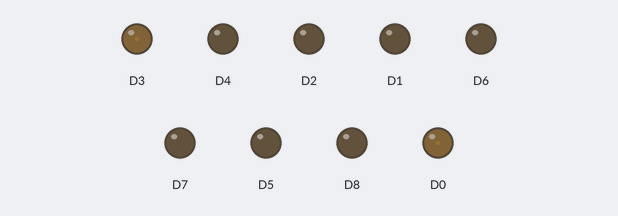
Recording of a sketch running on a simulated ESP8266 (NodeMCU). Parts: output pins drawn as LEDs (lit = HIGH).

Above: at 0.05 s.
At 2.15 s:
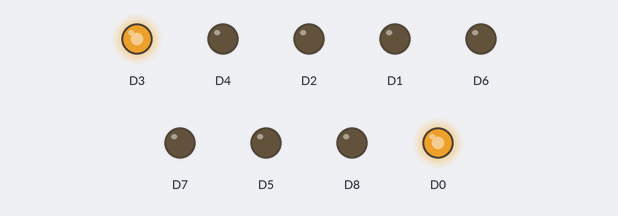
At 3.75 s:
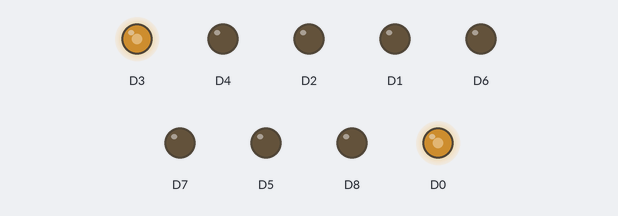
At 7.55 s:
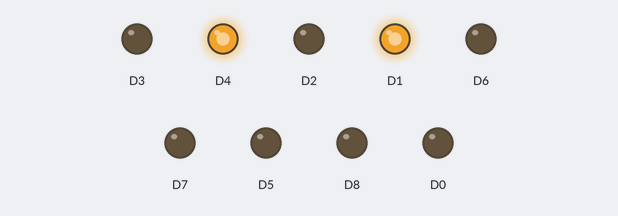
At 11.95 s:
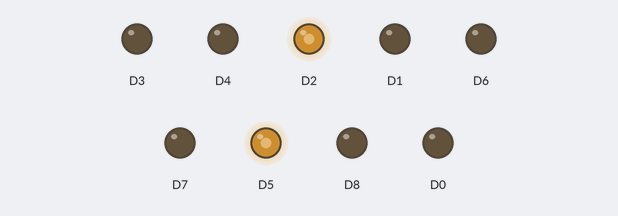
At 15.15 s:
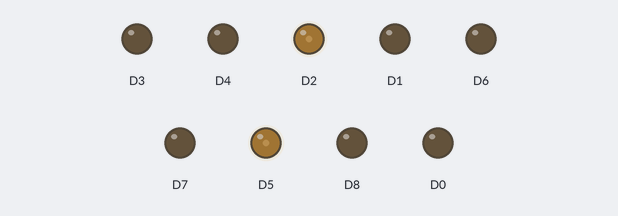
Timing chart, 0 to 20.5 s (numbered marks = the images above):
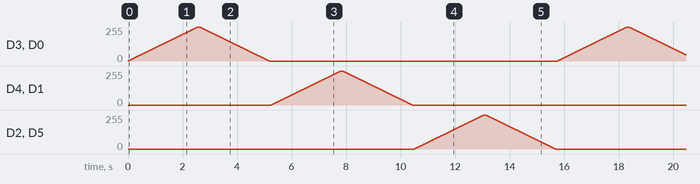

The sketch:

fading_room_lights.ino
```cpp
int i=0;
int del = 10;

void setup(){
  Serial.begin(9600);
  pinMode(D0, OUTPUT);
  pinMode(D1, OUTPUT);
  pinMode(D2, OUTPUT);
  pinMode(D3, OUTPUT);
  pinMode(D4, OUTPUT);
  pinMode(D5, OUTPUT);
  pinMode(D6, OUTPUT);
  pinMode(D7, OUTPUT);
  pinMode(D8, OUTPUT);
}

void glow(char d0,char d1) {

  for (i;i<=255;i++){
    analogWrite(d0, i);
    analogWrite(d1, i);
    delay(del);
  }
  delay(50);
  for (i;i>=0;i--){
    analogWrite(d0, i);
    analogWrite(d1, i);
    delay(del);
  }
  delay(50);
}

void loop()
{
  glow(D0,D3);
  glow(D1,D4);
  glow(D2,D5);
}
```
